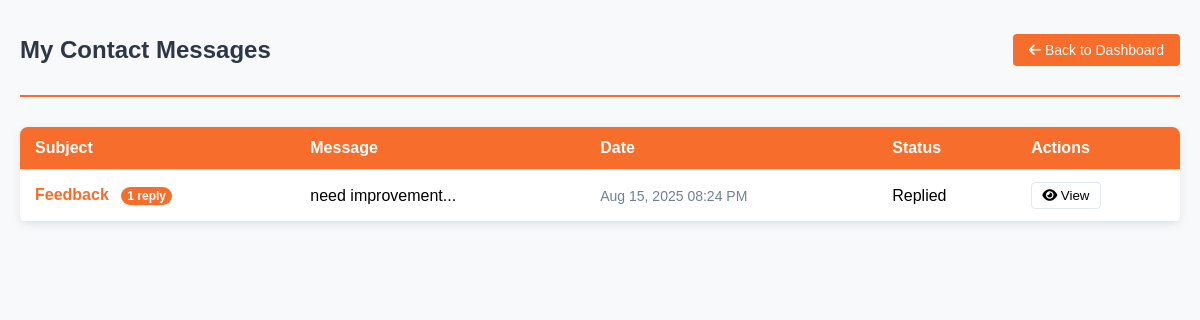
/localservice-main/usercontacted.php (signed in), run on the app's committed database.
### tables this page shows
CREATE TABLE `contact_messages` (
  `id` int(11) NOT NULL,
  `user_id` int(11) DEFAULT NULL,
  `name` varchar(100) NOT NULL,
  `email` varchar(100) NOT NULL,
  `phone` varchar(20) DEFAULT NULL,
  `subject` varchar(50) NOT NULL,
  `message` text NOT NULL,
  `created_at` datetime NOT NULL
);

### localservice-main/usercontacted.php (the view, shortened to what this page needs)
<?php
include 'db.php';
$user_id = $_SESSION['user']['id'];
$query = "SELECT cm.*,
                 (SELECT COUNT(*) FROM message_replies mr WHERE mr.message_id = cm.id) as reply_count
          FROM contact_messages cm
          WHERE cm.user_id = ?
          ORDER BY cm.created_at DESC";
$stmt = $conn->prepare($query);
$stmt->bind_param("i", $user_id);
$stmt->execute();
$messages = $stmt->get_result()->fetch_all(MYSQLI_ASSOC);
?>
<!DOCTYPE html>
<html lang="en">
<head>
    <link rel="stylesheet" href="https://cdnjs.cloudflare.com/ajax/libs/font-awesome/6.4.0/css/all.min.css" />
</head>
<body>
    <div class="user-container">
        <div class="user-header">
            <h1 class="user-title">My Contact Messages</h1>
            <a href="<?php echo ($_SESSION['user']['role'] == 'customer' ? 'customer_dashboard.php' :  'provider_dashboard.php'); ?>" class="back-btn">
    <i class="fas fa-arrow-left"></i> Back to Dashboard
</a>
        </div>
        <?php if (count($messages) > 0): ?>
            <table class="messages-table">
                <thead>
                    <tr>
                        <th>Subject</th>
                        <th>Message</th>
                        <th>Date</th>
                        <th>Status</th>
                        <th>Actions</th>
                    </tr>
                </thead>
                <tbody>
                    <?php foreach ($messages as $message): ?>
                        <tr>
                            <td class="message-subject">
                                <?= htmlspecialchars(ucfirst($message['subject'])) ?>
                                <?php if ($message['reply_count'] > 0): ?>
                                    <span class="reply-count"><?= $message['reply_count'] ?> reply<?= $message['reply_count'] > 1 ? 'ies' : '' ?></span>
                                <?php endif; ?>
                            </td>
                            <td>
                                <?= htmlspecialchars(substr($message['message'], 0, 50)) ?>...
                            </td>
                            <td class="message-date">
                                <?= date('M d, Y h:i A', strtotime($message['created_at'])) ?>
                            </td>
                            <td>
                                <?= $message['reply_count'] > 0 ? 'Replied' : 'Pending' ?>
                            </td>
                            <td>
                                <button class="action-btn view-message" data-id="<?= $message['id'] ?>">
                                    <i class="fas fa-eye"></i> View
                                </button>
                            </td>
                        </tr>
                        <tr>
                            <td colspan="5" style="padding: 0;">
                            </td>
                        </tr>
                    <?php endforeach; ?>
                </tbody>
            </table>
        <?php endif; ?>
    </div>
</body>
</html>

### localservice-main/usercontacted.php (style rules this page uses)
:root { --primary: #f76d2b; --primary-dark: #e05b1a; --secondary: #2d3748; --accent: #f0f4f8; --text: #2d3748; --light-text: #718096; --border: #e2e8f0; --white: #ffffff; }
body { font-family: 'Arial', sans-serif; background-color: #f8f9fa; margin: 0; padding: 0; }
.user-container { max-width: 1400px; margin: 0 auto; padding: 20px; }
.user-header { display: flex; justify-content: space-between; align-items: center; margin-bottom: 30px; padding-bottom: 15px; border-bottom: 2px solid var(--primary); }
.user-title { color: var(--secondary); font-size: 24px; }
.back-btn { padding: 8px 16px; background-color: var(--primary); color: white; text-decoration: none; border-radius: 4px; font-size: 14px; transition: background-color 0.3s; }
.messages-table { width: 100%; border-collapse: collapse; background-color: var(--white); box-shadow: 0 2px 10px rgba(0,0,0,0.08); border-radius: 8px; overflow: hidden; }
.messages-table th, .messages-table td { padding: 12px 15px; text-align: left; border-bottom: 1px solid var(--border); }
.messages-table th { background-color: var(--primary); color: var(--white); font-weight: 600; }
.message-subject { color: var(--primary); font-weight: 600; }
.message-date { white-space: nowrap; color: var(--light-text); font-size: 14px; }
.action-btn { padding: 5px 10px; background: none; border: 1px solid var(--border); border-radius: 4px; cursor: pointer; transition: all 0.2s; }
.reply-count { display: inline-block; margin-left: 8px; padding: 2px 6px; background-color: var(--primary); color: white; border-radius: 12px; font-size: 12px; }

### data on the page
contact_messages: subject "Feedback", reply_count "1", message "need improvement", created_at "Aug 15, 2025 08:24 PM"
